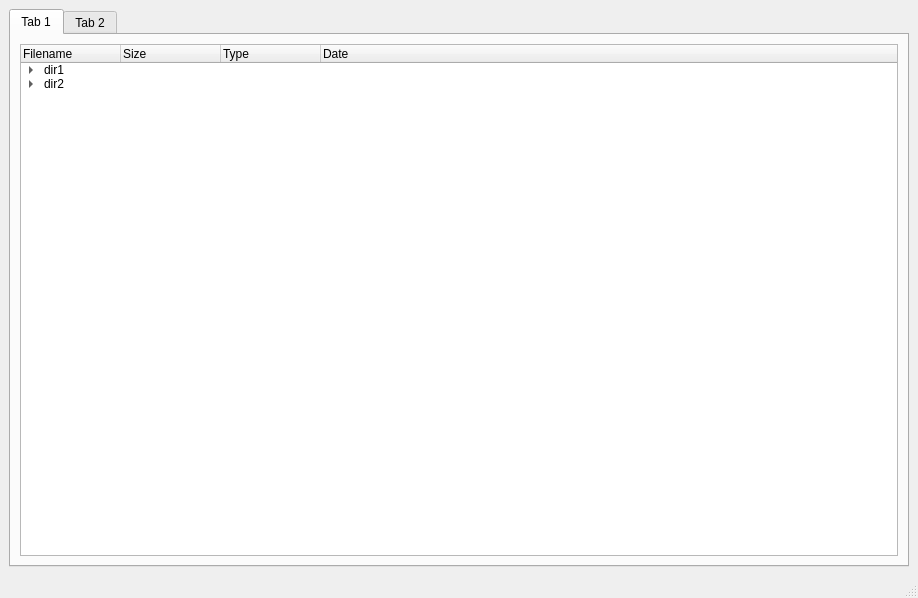
<?xml version="1.0" encoding="UTF-8"?>
<ui version="4.0">
 <class>MainWindow</class>
 <widget class="QMainWindow" name="MainWindow">
  <property name="geometry">
   <rect>
    <x>0</x>
    <y>0</y>
    <width>918</width>
    <height>598</height>
   </rect>
  </property>
  <property name="windowTitle">
   <string>MainWindow</string>
  </property>
  <widget class="QWidget" name="centralwidget">
   <layout class="QVBoxLayout" name="verticalLayout">
    <item>
     <widget class="QTabWidget" name="tabWidget">
      <property name="currentIndex">
       <number>0</number>
      </property>
      <widget class="QWidget" name="tab">
       <attribute name="title">
        <string>Tab 1</string>
       </attribute>
       <layout class="QVBoxLayout" name="verticalLayout_2">
        <item>
         <widget class="QTreeWidget" name="treeWidget">
          <column>
           <property name="text">
            <string>Filename</string>
           </property>
          </column>
          <column>
           <property name="text">
            <string>Size</string>
           </property>
          </column>
          <column>
           <property name="text">
            <string>Type</string>
           </property>
          </column>
          <column>
           <property name="text">
            <string>Date</string>
           </property>
          </column>
          <item>
           <property name="text">
            <string>dir1</string>
           </property>
           <property name="text">
            <string/>
           </property>
           <property name="text">
            <string/>
           </property>
           <property name="text">
            <string/>
           </property>
           <item>
            <property name="text">
             <string>subdir1</string>
            </property>
            <property name="text">
             <string/>
            </property>
            <property name="text">
             <string/>
            </property>
            <property name="text">
             <string/>
            </property>
            <item>
             <property name="text">
              <string>somefile</string>
             </property>
             <property name="text">
              <string/>
             </property>
             <property name="text">
              <string/>
             </property>
             <property name="text">
              <string/>
             </property>
             <item>
              <property name="text">
               <string>version2</string>
              </property>
              <property name="text">
               <string/>
              </property>
              <property name="text">
               <string/>
              </property>
              <property name="text">
               <string/>
              </property>
             </item>
             <item>
              <property name="text">
               <string>version1</string>
              </property>
             </item>
            </item>
           </item>
          </item>
          <item>
           <property name="text">
            <string>dir2</string>
           </property>
           <property name="text">
            <string/>
           </property>
           <property name="text">
            <string/>
           </property>
           <property name="text">
            <string/>
           </property>
           <item>
            <property name="text">
             <string>subdir2</string>
            </property>
            <property name="text">
             <string/>
            </property>
            <property name="text">
             <string/>
            </property>
            <property name="text">
             <string/>
            </property>
           </item>
          </item>
         </widget>
        </item>
       </layout>
      </widget>
      <widget class="QWidget" name="tab_2">
       <attribute name="title">
        <string>Tab 2</string>
       </attribute>
      </widget>
     </widget>
    </item>
   </layout>
  </widget>
  <widget class="QMenuBar" name="menubar">
   <property name="geometry">
    <rect>
     <x>0</x>
     <y>0</y>
     <width>918</width>
     <height>30</height>
    </rect>
   </property>
  </widget>
  <widget class="QStatusBar" name="statusbar"/>
 </widget>
 <resources/>
 <connections/>
</ui>
